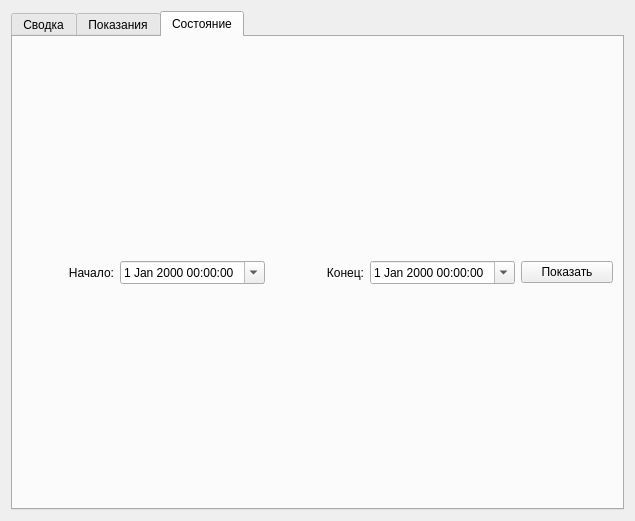
<?xml version="1.0" encoding="UTF-8"?>
<ui version="4.0">
 <class>Form</class>
 <widget class="QWidget" name="Form">
  <property name="geometry">
   <rect>
    <x>0</x>
    <y>0</y>
    <width>635</width>
    <height>521</height>
   </rect>
  </property>
  <property name="windowTitle">
   <string>Датчик</string>
  </property>
  <layout class="QVBoxLayout" name="verticalLayout">
   <item>
    <widget class="QTabWidget" name="tabWidget">
     <property name="currentIndex">
      <number>2</number>
     </property>
     <widget class="QWidget" name="tab_summ">
      <attribute name="title">
       <string>Сводка</string>
      </attribute>
      <layout class="QFormLayout" name="formLayout">
       <item row="0" column="0">
        <widget class="QLabel" name="label">
         <property name="text">
          <string>Датчик:</string>
         </property>
        </widget>
       </item>
       <item row="0" column="1">
        <widget class="QLabel" name="label_6">
         <property name="text">
          <string/>
         </property>
        </widget>
       </item>
       <item row="1" column="0">
        <widget class="QLabel" name="label_2">
         <property name="text">
          <string>Номер:</string>
         </property>
        </widget>
       </item>
       <item row="1" column="1">
        <widget class="QLabel" name="label_7">
         <property name="text">
          <string>1</string>
         </property>
        </widget>
       </item>
       <item row="2" column="0">
        <widget class="QLabel" name="label_11">
         <property name="text">
          <string>Показания:</string>
         </property>
        </widget>
       </item>
       <item row="2" column="1">
        <widget class="QLabel" name="label_12">
         <property name="text">
          <string>17</string>
         </property>
        </widget>
       </item>
       <item row="3" column="0">
        <widget class="QLabel" name="label_3">
         <property name="text">
          <string>Порог 1:</string>
         </property>
        </widget>
       </item>
       <item row="3" column="1">
        <widget class="QLabel" name="label_8">
         <property name="text">
          <string>Вкл</string>
         </property>
        </widget>
       </item>
       <item row="4" column="0">
        <widget class="QLabel" name="label_4">
         <property name="text">
          <string>Порог 2:</string>
         </property>
        </widget>
       </item>
       <item row="4" column="1">
        <widget class="QLabel" name="label_9">
         <property name="text">
          <string>Выкл</string>
         </property>
        </widget>
       </item>
       <item row="5" column="0">
        <widget class="QLabel" name="label_5">
         <property name="text">
          <string>Состояние:</string>
         </property>
        </widget>
       </item>
       <item row="5" column="1">
        <widget class="QLabel" name="label_10">
         <property name="text">
          <string>OK</string>
         </property>
        </widget>
       </item>
      </layout>
     </widget>
     <widget class="QWidget" name="tabConc">
      <attribute name="title">
       <string>Показания</string>
      </attribute>
      <layout class="QVBoxLayout" name="verticalLayout_2">
       <item>
        <layout class="QHBoxLayout" name="horizontalLayout">
         <item>
          <widget class="QLabel" name="label_13">
           <property name="text">
            <string>Начало:</string>
           </property>
           <property name="alignment">
            <set>Qt::AlignRight|Qt::AlignTrailing|Qt::AlignVCenter</set>
           </property>
          </widget>
         </item>
         <item>
          <widget class="QDateTimeEdit" name="conStartDateTime">
           <property name="calendarPopup">
            <bool>true</bool>
           </property>
          </widget>
         </item>
         <item>
          <widget class="QLabel" name="label_14">
           <property name="text">
            <string>Конец:</string>
           </property>
           <property name="alignment">
            <set>Qt::AlignRight|Qt::AlignTrailing|Qt::AlignVCenter</set>
           </property>
          </widget>
         </item>
         <item>
          <widget class="QDateTimeEdit" name="conEndDateTime">
           <property name="calendarPopup">
            <bool>true</bool>
           </property>
          </widget>
         </item>
         <item>
          <widget class="QPushButton" name="concShowButton">
           <property name="text">
            <string>Показать</string>
           </property>
          </widget>
         </item>
        </layout>
       </item>
      </layout>
     </widget>
     <widget class="QWidget" name="tabState">
      <attribute name="title">
       <string>Состояние</string>
      </attribute>
      <layout class="QVBoxLayout" name="verticalLayout_3">
       <item>
        <layout class="QHBoxLayout" name="horizontalLayout_2">
         <item>
          <widget class="QLabel" name="label_15">
           <property name="text">
            <string>Начало:</string>
           </property>
           <property name="alignment">
            <set>Qt::AlignRight|Qt::AlignTrailing|Qt::AlignVCenter</set>
           </property>
          </widget>
         </item>
         <item>
          <widget class="QDateTimeEdit" name="stateStartDateTime">
           <property name="calendarPopup">
            <bool>true</bool>
           </property>
          </widget>
         </item>
         <item>
          <widget class="QLabel" name="label_16">
           <property name="text">
            <string>Конец:</string>
           </property>
           <property name="alignment">
            <set>Qt::AlignRight|Qt::AlignTrailing|Qt::AlignVCenter</set>
           </property>
          </widget>
         </item>
         <item>
          <widget class="QDateTimeEdit" name="stateEndDateTime">
           <property name="calendarPopup">
            <bool>true</bool>
           </property>
          </widget>
         </item>
         <item>
          <widget class="QPushButton" name="stateShowButton">
           <property name="text">
            <string>Показать</string>
           </property>
          </widget>
         </item>
        </layout>
       </item>
      </layout>
     </widget>
    </widget>
   </item>
  </layout>
 </widget>
 <resources/>
 <connections/>
</ui>
